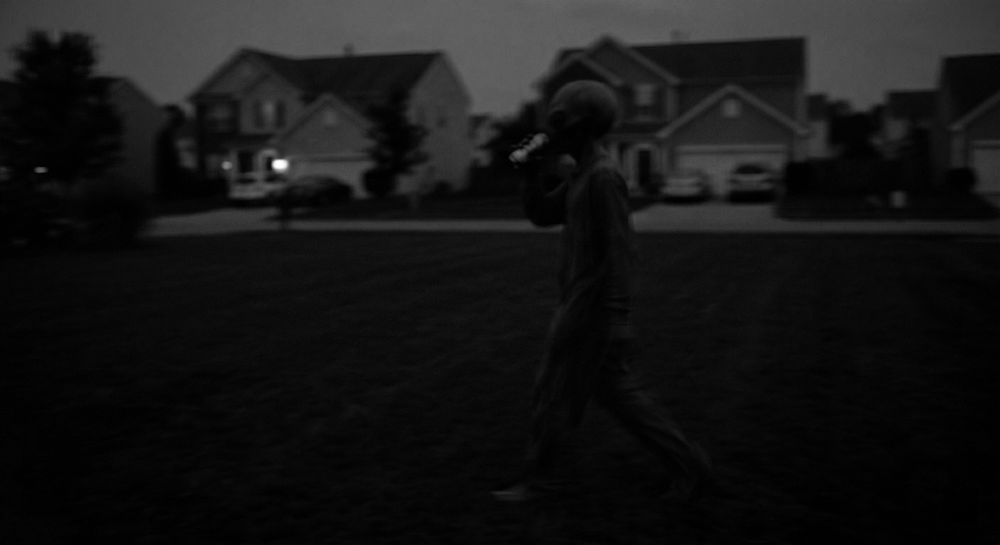
#> input picture Image_Transformations/base_image_blue_channel.png, 1000 x 545 px, shrunk from 2816 x 1536 before the run; its folder holds only this picture in this run
$ python imageanalysis.py -i Image_Transformations/base_image_blue_channel.png   (older library calls are emulated)
#> lines starting #> are read from the running program, lines starting #| are printed output that depends on the picture; after the words box and inside, x2 and y2 are one past the last pixel; in counts of white or black regions, pixels touching at a corner belong together
import argparse
import os
import random
import shutil
from collections import Counter
from typing import Any, Dict, Tuple

import cv2
import matplotlib.pyplot as plt
import numpy as np
from pathlib import Path

try:
    from scipy import stats  # type: ignore
    _HAS_SCIPY = True
except ImportError:
    _HAS_SCIPY = False


def load_image(image_path: str) -> np.ndarray:
    """Load a color image from disk using OpenCV.

    Inputs:
        image_path (str): Path to the input image file.

    Outputs:
        np.ndarray: Loaded BGR image array.
    """
    image = cv2.imread(image_path, cv2.IMREAD_COLOR)
    if image is None:
        raise FileNotFoundError(f"Unable to load image from path: {image_path}")
    return image


def split_channels(image: np.ndarray) -> Tuple[np.ndarray, np.ndarray, np.ndarray]:
    """Split a 3-channel image into separate channels.

    Inputs:
        image (np.ndarray): Input image with three channels.

    Outputs:
        Tuple[np.ndarray, np.ndarray, np.ndarray]: The three image channels.
    """
    if image.ndim != 3 or image.shape[2] != 3:
        raise ValueError("Expected a 3-channel image.")
    return cv2.split(image)


def to_grayscale(image: np.ndarray) -> np.ndarray:
    """Convert a BGR image to grayscale.

    Inputs:
        image (np.ndarray): Input BGR image.

    Outputs:
        np.ndarray: Grayscale image.
    """
    return cv2.cvtColor(image, cv2.COLOR_BGR2GRAY)


def to_binary_otsu(gray_image: np.ndarray) -> np.ndarray:
    """Convert a grayscale image to binary using Otsu's thresholding.

    Inputs:
        gray_image (np.ndarray): Input grayscale image.

    Outputs:
        np.ndarray: Binary image with values 0 or 255.
    """
    if gray_image.ndim != 2:
        raise ValueError("Expected a grayscale image for Otsu thresholding.")
    _, binary = cv2.threshold(gray_image, 0, 255, cv2.THRESH_BINARY + cv2.THRESH_OTSU)
    return binary


def to_hsv(image: np.ndarray) -> np.ndarray:
    """Convert a BGR image to the HSV color space.

    Inputs:
        image (np.ndarray): Input BGR image.

    Outputs:
        np.ndarray: Image in HSV color space.
    """
    return cv2.cvtColor(image, cv2.COLOR_BGR2HSV)


def to_lab(image: np.ndarray) -> np.ndarray:
    """Convert a BGR image to the LAB color space.

    Inputs:
        image (np.ndarray): Input BGR image.

    Outputs:
        np.ndarray: Image in LAB color space.
    """
    return cv2.cvtColor(image, cv2.COLOR_BGR2LAB)


def to_hls(image: np.ndarray) -> np.ndarray:
    """Convert a BGR image to the HLS color space.

    Inputs:
        image (np.ndarray): Input BGR image.

    Outputs:
        np.ndarray: Image in HLS color space.
    """
    return cv2.cvtColor(image, cv2.COLOR_BGR2HLS)


def equalize_hsv_value(hsv_image: np.ndarray) -> np.ndarray:
    """Equalize the V channel of an HSV image and return the adjusted HSV image.

    Inputs:
        hsv_image (np.ndarray): Input HSV image.

    Outputs:
        np.ndarray: HSV image with equalized V channel.
    """
    if hsv_image.ndim != 3 or hsv_image.shape[2] != 3:
        raise ValueError("Expected an HSV image with 3 channels.")
    h, s, v = split_channels(hsv_image)
    v_eq = cv2.equalizeHist(v)
    return cv2.merge([h, s, v_eq])


def save_transformation(image: np.ndarray, filename_template: str, transformation_dir: str) -> str:
    """Save a transformed image using a consistent filename template.

    Inputs:
        image (np.ndarray): Image to save.
        filename_template (str): Template for the output filename, without extension.
        transformation_dir (str): Directory where the image will be saved.

    Outputs:
        str: The saved image path.
    """
    os.makedirs(transformation_dir, exist_ok=True)
    output_path = os.path.join(transformation_dir, f"{filename_template}.png")
    cv2.imwrite(output_path, image)
    return output_path


# [136 lines left out: functions generate_random_affine_matrix, apply_affine_transform, images_are_equal, apply_affine_transformations, apply_gaussian_blur, not called in this run]


def blur_images_in_directories(transformation_dir: str, affine_dir: str, output_dir: str, sigma_values: Tuple[float, ...]) -> None:
    """Apply Gaussian blur to every image in the transformation directories.

    Inputs:
        transformation_dir (str): Root Image_Transformations directory.
        affine_dir (str): Affine_Transformations subdirectory.
        output_dir (str): Directory where blurred images will be saved.
        sigma_values (Tuple[float, ...]): Sigma values to use for blur.

    Outputs:
        None: Saves blurred images to disk.
    """
    os.makedirs(output_dir, exist_ok=True)
    image_paths = []
    for dir_path in (transformation_dir, affine_dir):
        if not os.path.isdir(dir_path):
            continue
        for filename in os.listdir(dir_path):
            if filename.lower().endswith(".png"):
                image_paths.append(os.path.join(dir_path, filename))

    for image_path in image_paths:
        image = load_image(image_path)
        base_name = os.path.splitext(os.path.basename(image_path))[0]
        for sigma in sigma_values:
            blurred = apply_gaussian_blur(image, sigma)
            save_transformation(blurred, f"{base_name}_gaussian_sigma_{sigma:.1f}", output_dir)


def compute_mode(channel: np.ndarray) -> Tuple[int, int]:
    """Compute the mode value and count for a channel.

    Inputs:
        channel (np.ndarray): Single-channel image array.

    Outputs:
        Tuple[int, int]: The mode pixel value and its count.
    """
    flat = channel.flatten()
    if _HAS_SCIPY:
        result = stats.mode(flat, axis=None, keepdims=False)
        mode_value = int(result.mode) if hasattr(result, "mode") else int(result[0])
        count = int(result.count) if hasattr(result, "count") else int(result[1])
        return mode_value, count

    counts = Counter(int(value) for value in flat)
    mode_value, count = counts.most_common(1)[0]
    return mode_value, count


def compute_skew(channel: np.ndarray) -> float:
    """Compute skewness for a single channel.

    Inputs:
        channel (np.ndarray): Single-channel image array.

    Outputs:
        float: Skewness of the channel distribution.
    """
    flat = channel.flatten().astype(np.float64)
    if _HAS_SCIPY:
        return float(stats.skew(flat, bias=False))

    mean = np.mean(flat)
    std = np.std(flat)
    if std == 0:
        return 0.0
    return float(np.mean((flat - mean) ** 3) / (std ** 3))


def compute_channel_stats(channel: np.ndarray, channel_name: str = "channel") -> Dict[str, Any]:
    """Compute a set of statistics for a single image channel.

    Inputs:
        channel (np.ndarray): Single-channel image array.
        channel_name (str): Human-readable channel name.

    Outputs:
        Dict[str, Any]: Statistics including min, max, mean, median, range,
            variance, std, mode, mode_count, and skew.
    """
    flat = channel.flatten().astype(np.float64)
    stats_dict: Dict[str, Any] = {
        "channel": channel_name,
        "min": float(np.min(flat)),
        "max": float(np.max(flat)),
        "mean": float(np.mean(flat)),
        "median": float(np.median(flat)),
        "range": float(np.max(flat) - np.min(flat)),
        "variance": float(np.var(flat)),
        "std": float(np.std(flat)),
    }
    mode_value, mode_count = compute_mode(channel)
    stats_dict["mode"] = mode_value
    stats_dict["mode_count"] = mode_count
    stats_dict["skew"] = compute_skew(channel)
    return stats_dict


def analyze_image_channels(image_path: str) -> Dict[str, Dict[str, Any]]:
    """Analyze the BGR channels of an image and return per-channel statistics.

    Inputs:
        image_path (str): Path to the input image file.

    Outputs:
        Dict[str, Dict[str, Any]]: Statistics keyed by channel name.
    """
    image = load_image(image_path)
#> in load_image, image is the input picture: shape (545, 1000, 3); min 0, max 255, mean 21.8
    blue, green, red = split_channels(image)
    return {
        "blue": compute_channel_stats(blue, "blue"),
        "green": compute_channel_stats(green, "green"),
        "red": compute_channel_stats(red, "red"),
    }
#> in compute_channel_stats, `stats_dict: Dict[str, Any] = { "channel": channel_name, "min": float(n..`: stats_dict = {'channel': 'blue', 'min': 0, 'max': 255, 'mean': 21.83, 'median': 11, 'range': 255, 'variance': 675.1, 'std': 25.98}
#> in compute_mode, `result = stats.mode(flat, axis=None, keepdims=False)`: result = (4, 33256)
#> in compute_mode, `mode_value = int(result.mode) if hasattr(result, "mode") else int(resu..`: mode_value = 4
#> in compute_mode, `count = int(result.count) if hasattr(result, "count") else int(result[..`: count = 33256
#> in compute_channel_stats, `mode_value, mode_count = compute_mode(channel)`: mode_value = 4; mode_count = 33256


def format_channel_report(channel_stats: Dict[str, Dict[str, Any]]) -> str:
    """Format channel statistics into a human-readable report.

    Inputs:
        channel_stats (Dict[str, Dict[str, Any]]): Per-channel statistics.

    Outputs:
        str: Formatted multi-line report.
    """
    lines = ["Image channel statistics report:"]
    for channel_name, stats_dict in channel_stats.items():
        lines.append(f"\n{channel_name.title()} channel:")
        for key, value in stats_dict.items():
            if key == "channel":
                continue
            lines.append(f"  {key}: {value}")
    return "\n".join(lines)


def count_png_images(directory: str) -> int:
    """Count the number of PNG image files in a directory.

    Inputs:
        directory (str): Path to the directory to count.

    Outputs:
        int: Number of PNG files in the directory. Returns 0 if directory doesn't exist.
    """
    if not os.path.isdir(directory):
        return 0
    return sum(1 for f in os.listdir(directory) if f.lower().endswith(".png"))


def clear_directory(directory: str) -> None:
    """Delete all PNG image files from a directory.

    Inputs:
        directory (str): Path to the directory to clear.

    Outputs:
        None: Deletes all PNG files in the directory.
    """
    if not os.path.isdir(directory):
        return
    for filename in os.listdir(directory):
        if filename.lower().endswith(".png"):
            filepath = os.path.join(directory, filename)
            try:
                os.remove(filepath)
            except OSError as e:
                print(f"Warning: could not delete {filepath}: {e}")


def validate_and_clear_directory(directory: str, expected_count: int) -> bool:
    """Validate that a directory has the expected number of PNG images.
    If not, delete all PNG images in the directory.

    Inputs:
        directory (str): Path to the directory to validate.
        expected_count (int): Expected number of PNG files.

    Outputs:
        bool: True if the directory already has the expected count, False otherwise.
    """
    actual_count = count_png_images(directory)
    if actual_count != expected_count:
        print(f"Directory {directory} has {actual_count} images (expected {expected_count}). Clearing directory.")
        clear_directory(directory)
        return False
    return True


# [39 lines left out: function validate_edge_detection_directory, not called in this run]


def gather_transformation_images(transformation_dir: str, excluded_dirs: Tuple[str, ...]) -> list[str]:
    """Gather all PNG image paths under a transformation directory while excluding specified subdirectories."""
    image_paths: list[str] = []
    for root, dirs, files in os.walk(transformation_dir):
        dirs[:] = [d for d in dirs if d not in excluded_dirs]
        for filename in files:
            if filename.lower().endswith(".png"):
                image_paths.append(os.path.join(root, filename))
    return image_paths


def create_random_subsets(transformation_dir: str, subset_names: Tuple[str, ...], expected_total: int) -> None:
    """Create equal random subsets of transformation images."""
    excluded_dirs = tuple(subset_names) + ("Plots",)
    image_paths = gather_transformation_images(transformation_dir, excluded_dirs)
    total_images = len(image_paths)
    if total_images != expected_total:
        raise RuntimeError(
            f"Expected {expected_total} source images for subset creation, but found {total_images}."
        )

    random.shuffle(image_paths)
    subset_size = total_images // len(subset_names)
    for index, subset_name in enumerate(subset_names, start=1):
        subset_dir = os.path.join(transformation_dir, subset_name)
        os.makedirs(subset_dir, exist_ok=True)
        clear_directory(subset_dir)
        start = (index - 1) * subset_size
        end = start + subset_size
        for image_path in image_paths[start:end]:
            shutil.copy2(image_path, os.path.join(subset_dir, os.path.basename(image_path)))
    print(f"Created {len(subset_names)} random subsets in {transformation_dir}: {', '.join(subset_names)}")


# [230 lines left out: functions verify_subset_counts, normalize_edge_image, perform_edge_detection_on_random_subset, describe_transformation_pipeline, build_edge_detection_plots, select_random_plot_examples, not called in this run]


if __name__ == "__main__":
    DEFAULT_IMAGE_NAME = "HW1_IMG_CS898BA.png"

    parser = argparse.ArgumentParser(description="Analyze BGR image channels.")
    parser.add_argument("--image_path", "-i", default=None,
                        help=("Path to the input image file. If omitted, the script will look "
                              "for HW1_IMG_CS898BA.png in the script directory and the current working directory."))
    args = parser.parse_args()

    image_path = args.image_path
    if image_path is None:
        # Search common locations for the default image name
        script_dir = os.path.dirname(os.path.abspath(__file__))
        candidates = [
            os.path.join(script_dir, DEFAULT_IMAGE_NAME),
            os.path.join(os.getcwd(), DEFAULT_IMAGE_NAME),
        ]
        found = None
        for p in candidates:
            if os.path.exists(p):
                found = p
                break
        if found is None:
            raise FileNotFoundError(
                f"No image_path provided and {DEFAULT_IMAGE_NAME} not found in: {candidates}")
        image_path = found

    stats = analyze_image_channels(image_path)
#> stats = 3 items
    print(format_channel_report(stats))
#> the loop in format_channel_report, `for channel_name, stats_dict in channel_stats.items():` made 3 passes
#> channel_name on passes 1 to 3: 'blue', 'green', 'red'
#> after the loop in format_channel_report, `for channel_name, stats_dict in channel_stats.items():`: lines = 34 items
#> (printed output is left out)

    image = load_image(image_path)
    transformation_dir = os.path.join(os.path.dirname(os.path.abspath(__file__)), "Image_Transformations")
    os.makedirs(transformation_dir, exist_ok=True)

    transformations_valid = validate_and_clear_directory(transformation_dir, 7)
    if not transformations_valid:
        grayscale = to_grayscale(image)
        binary = to_binary_otsu(grayscale)
#> in to_binary_otsu, `_, binary = cv2.threshold(gray_image, 0, 255, cv2.THRESH_BINARY + cv2...`:
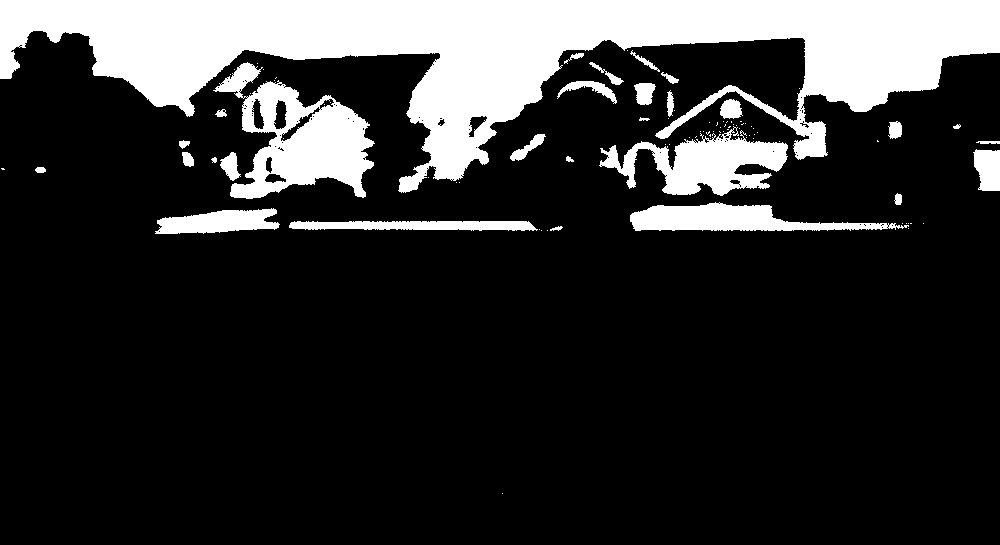
#> binary: shape (545, 1000); 19.3% white; 93 white regions (64 under 20 px), largest, box (x1, y1, x2, y2) and area: (0, 0, 1000, 193) 75830, (213, 62, 375, 199) 10274, (599, 126, 788, 196) 6314
        hsv = to_hsv(image)
#> in to_hsv, `return cv2.cvtColor(image, cv2.COLOR_BGR2HSV)`: returned value: shape (545, 1000, 3); mean H, S, V 0, 0, 21.8
        lab = to_lab(image)
#> in to_lab, `return cv2.cvtColor(image, cv2.COLOR_BGR2LAB)`: returned value: shape (545, 1000, 3); mean of channels 0, 1, 2 21.1, 128, 128
        hls = to_hls(image)
#> in to_hls, `return cv2.cvtColor(image, cv2.COLOR_BGR2HLS)`: returned value: shape (545, 1000, 3); mean of channels 0, 1, 2 0, 21.8, 0

        save_transformation(grayscale, "HW1_IMG_CS898BA_grayscale", transformation_dir)
        save_transformation(binary, "HW1_IMG_CS898BA_binary_otsu", transformation_dir)
        save_transformation(hsv, "HW1_IMG_CS898BA_hsv", transformation_dir)
        save_transformation(lab, "HW1_IMG_CS898BA_lab", transformation_dir)
        save_transformation(hls, "HW1_IMG_CS898BA_hls", transformation_dir)

        hsv_equalized = equalize_hsv_value(hsv)
#> in equalize_hsv_value, `h, s, v = split_channels(hsv_image)`: h: shape (545, 1000); every value is 0
#> in equalize_hsv_value, `v_eq = cv2.equalizeHist(v)`:
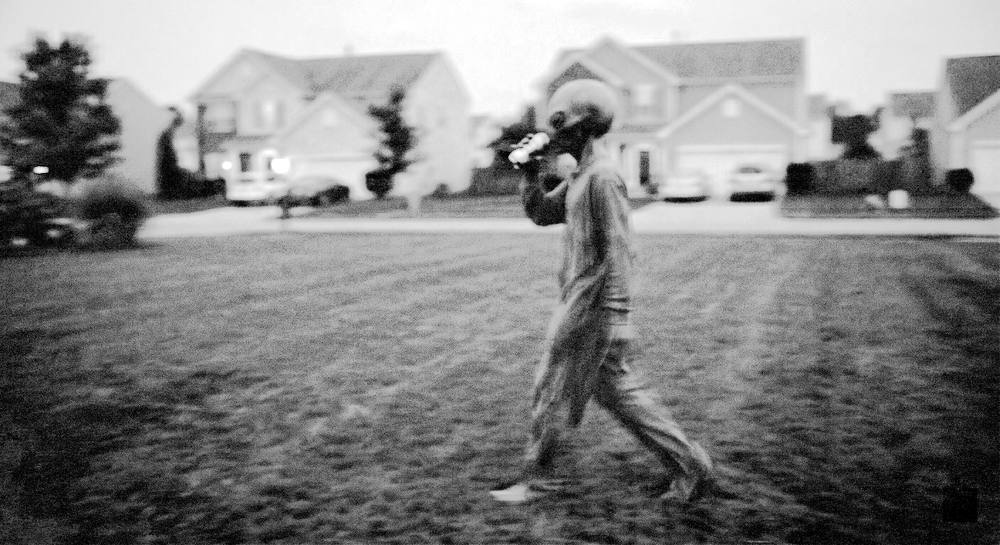
#> v_eq: shape (545, 1000); min 0, max 255, mean 131.2
#> in equalize_hsv_value, `return cv2.merge([h, s, v_eq])`: returned value: shape (545, 1000, 3); mean H, S, V 0, 0, 131.2
        bgr_equalized = cv2.cvtColor(hsv_equalized, cv2.COLOR_HSV2BGR)

        save_transformation(hsv_equalized, "HW1_IMG_CS898BA_hsv_equalized", transformation_dir)
        save_transformation(bgr_equalized, "HW1_IMG_CS898BA_hsv_equalized_bgr", transformation_dir)
    else:
        print(f"Image_Transformations already has the expected 7 files; skipping transformation regeneration.")

    print(f"Saved transformed images to: {transformation_dir}")

    affine_dir = os.path.join(transformation_dir, "Affine_Transformations")
    os.makedirs(affine_dir, exist_ok=True)
    affine_valid = validate_and_clear_directory(affine_dir, 14)

    if not affine_valid:
        source_images = [
            f for f in os.listdir(transformation_dir)
            if f.lower().endswith(".png") and "_affine_" not in f
        ]
        for source_image in source_images:
            source_path = os.path.join(transformation_dir, source_image)
            image = cv2.imread(source_path)
            if image is None:
                continue
            base_name, _ = os.path.splitext(source_image)
            apply_affine_transformations(image, base_name, affine_dir)
    else:
        print(f"Affine_Transformations already has the expected 14 files; skipping affine generation.")

    print(f"Saved affine images to: {affine_dir}")

    gaussian_dir = os.path.join(transformation_dir, "Gaussian_Blur")
    os.makedirs(gaussian_dir, exist_ok=True)
    gaussian_valid = validate_and_clear_directory(gaussian_dir, 147)

    if not gaussian_valid:
        sigma_values = (0.5, 1.0, 1.5, 2.0, 2.5, 3.0, 3.5)
        blur_images_in_directories(transformation_dir, affine_dir, gaussian_dir, sigma_values)
    else:
        print(f"Gaussian Blur already has the expected 147 files; skipping blur generation.")

    print(f"Saved Gaussian blurred images to: {gaussian_dir}")

    subset_names = ("Subset_1", "Subset_2", "Subset_3", "Subset_4")
    create_random_subsets(transformation_dir, subset_names, 168)
#> (the run stopped early here; a loop or call above may not have finished)
